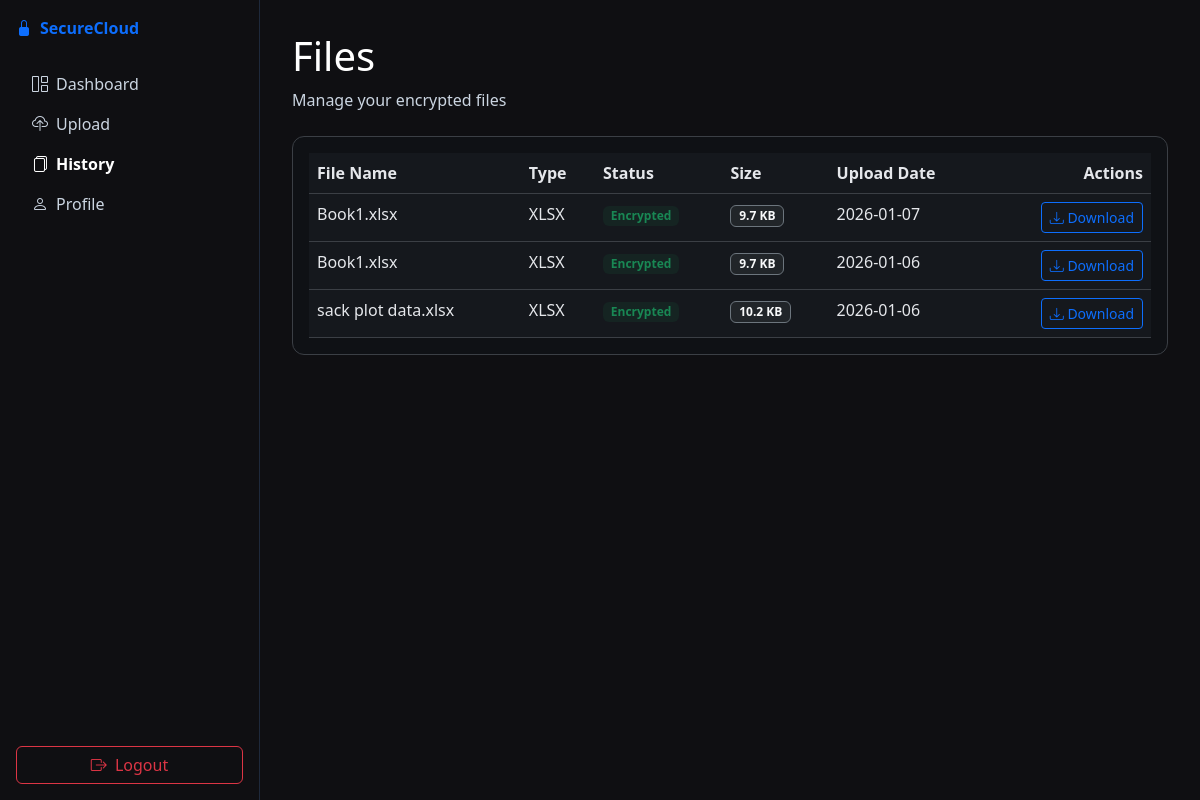
The page /files/ (signed in) on the database its author committed.
### storage/models.py (models this page shows, shortened)
class StoredFile(models.Model):
    user = models.ForeignKey(User, on_delete=models.CASCADE, related_name='stored_files')
    original_name = models.CharField(max_length=255)
    cover_image = models.ImageField(upload_to='covers/')
    stego_image = models.ImageField(upload_to='stego/')
    nonce = models.BinaryField()
    data_length = models.IntegerField()
    created_at = models.DateTimeField(auto_now_add=True)

### storage/views.py (the view)
# urls.py: path('files/', file_list_view, name='file_list'),
@login_required
def file_list_view(request):
    files = StoredFile.objects.filter(user=request.user).order_by('-created_at')
    return render(request, 'storage/file_list.html', {'files': files})

### templates/storage/file_list.html (shortened to what this page needs)
{% extends 'base.html' %}
{% load static %}
{% block content %}
<div class="dashboard-body">
  <aside class="sidebar">
    <div class="sidebar-header d-flex align-items-center gap-2 mb-4">
      <i class="bi bi-lock-fill text-primary"></i>
      <a href="/" class="text-decoration-none fw-semibold">SecureCloud</a>
    </div>
    <nav class="nav flex-column">
      <a href="{% url 'dashboard' %}" class="nav-link"><i class="bi bi-grid-1x2 me-2"></i>Dashboard</a>
      <a href="{% url 'upload' %}" class="nav-link"><i class="bi bi-cloud-upload me-2"></i>Upload</a>
      <a href="{% url 'file_list' %}" class="nav-link active"><i class="bi bi-files me-2"></i>History</a>
      <a href="{% url 'profile' %}" class="nav-link"><i class="bi bi-person me-2"></i>Profile</a>
    </nav>
    <div class="mt-auto">
      <a href="{% url 'logout' %}" class="btn btn-outline-danger w-100 mb-3">
        <i class="bi bi-box-arrow-right me-1"></i> Logout
      </a>
    </div>
  </aside>
  <main class="main-content">
    <div class="page-header mb-4">
      <h1 class="page-title">Files</h1>
      <p class="text-muted mb-0">Manage your encrypted files</p>
    </div>
    <div class="table-container">
      <div class="table-responsive">
        <table class="table table-hover mb-0">
          <thead>
            <tr>
              <th>File Name</th>
              <th>Type</th>
              <th>Status</th>
              <th>Size</th>
              <th>Upload Date</th>
              <th class="text-end">Actions</th>
            </tr>
          </thead>
          <tbody>
            {% for f in files %}
            <tr>
              <td class="fw-medium">{{ f.original_name }}</td>
              <td>
                {% if ".pdf" in f.original_name|lower %}PDF
                {% elif ".zip" in f.original_name|lower %}ZIP
                {% elif ".pptx" in f.original_name|lower %}PPTX
                {% elif ".docx" in f.original_name|lower %}DOCX
                {% elif ".xlsx" in f.original_name|lower %}XLSX
                {% elif ".txt" in f.original_name|lower %}TXT
                {% elif ".png" in f.original_name|lower %}PNG
                {% elif ".jpg" in f.original_name|lower or ".jpeg" in f.original_name|lower %}JPG
                {% else %}-{% endif %}
              </td>
              <td><span class="badge bg-success bg-opacity-10 text-success">Encrypted</span></td>
              <td>
                <span class="badge bg-dark text-light border border-secondary">
                  {% if f.data_length %}{{ f.data_length|filesizeformat }}{% else %}-{% endif %}
                </span>
              </td>
              <td>{{ f.created_at|date:"Y-m-d" }}</td>
              <td class="text-end">
                <button type="button"
                        class="btn btn-sm btn-outline-primary download-face-btn"
                        data-download-url="{% url 'download' f.pk %}">
                  <i class="bi bi-download"></i> Download
                </button>
              </td>
            </tr>
            {% empty %}
            <tr>
              <td colspan="6" class="text-center text-muted py-5">No files found</td>
            </tr>
            {% endfor %}
          </tbody>
        </table>
      </div>
    </div>
  </main>
</div>
{% endblock %}

### static/css/style.css (style rules this page uses)
body { background-color: #0f0f12; color: #e5e7eb; }
.table { --bs-table-bg: #15181d; --bs-table-color: #e5e7eb; --bs-table-border-color: #3b3f45; background-color: var(--bs-table-bg); color: var(--bs-table-color); border-color: var(--bs-table-border-color); }
.table tbody tr, .table tbody td, .table thead th { background-color: #15181d; color: #e5e7eb; border-color: #3b3f45; }

### templates/storage/file_list.html (style rules this page uses)
.dashboard-body { display:flex;min-height:100vh;background-color:#0f0f12 }
.sidebar { width:260px;border-right:1px solid #1e293b;padding:1rem 1rem 0;color:#e5e7eb;display:flex;flex-direction:column }
.nav-link { color:#cbd5e1 }
.nav-link.active { color:#ffffff;font-weight:600 }
.main-content { flex:1;padding:2rem;color:#e5e7eb }
.page-title { color:#ffffff }
.text-muted { color:#cbd5e1 !important }
.table-container { border:1px solid #3b3f45;border-radius:.75rem;padding:1rem;background-color:#0f1115;color:#e5e7eb }

### rows shown on the page
StoredFile: original_name "Book1.xlsx", shows "XLSX", data_length|filesizeformat "9.7 KB", created_at "2026-01-07"
StoredFile: original_name "Book1.xlsx", shows "XLSX", data_length|filesizeformat "9.7 KB", created_at "2026-01-06"
StoredFile: original_name "sack plot data.xlsx", shows "XLSX", data_length|filesizeformat "10.2 KB", created_at "2026-01-06"
